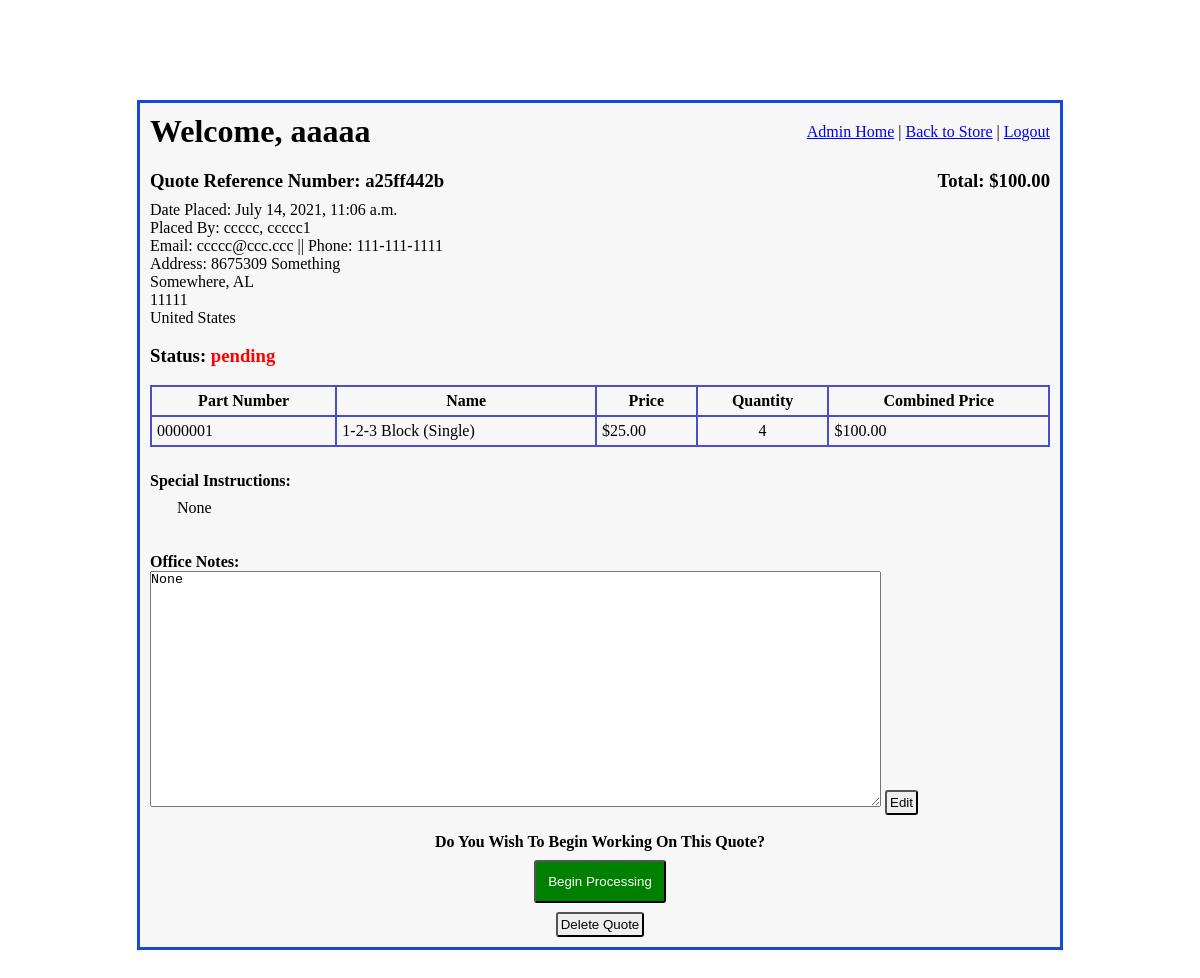
The page /admin_access/view_quote/54 (signed in) on the database as committed earlier.
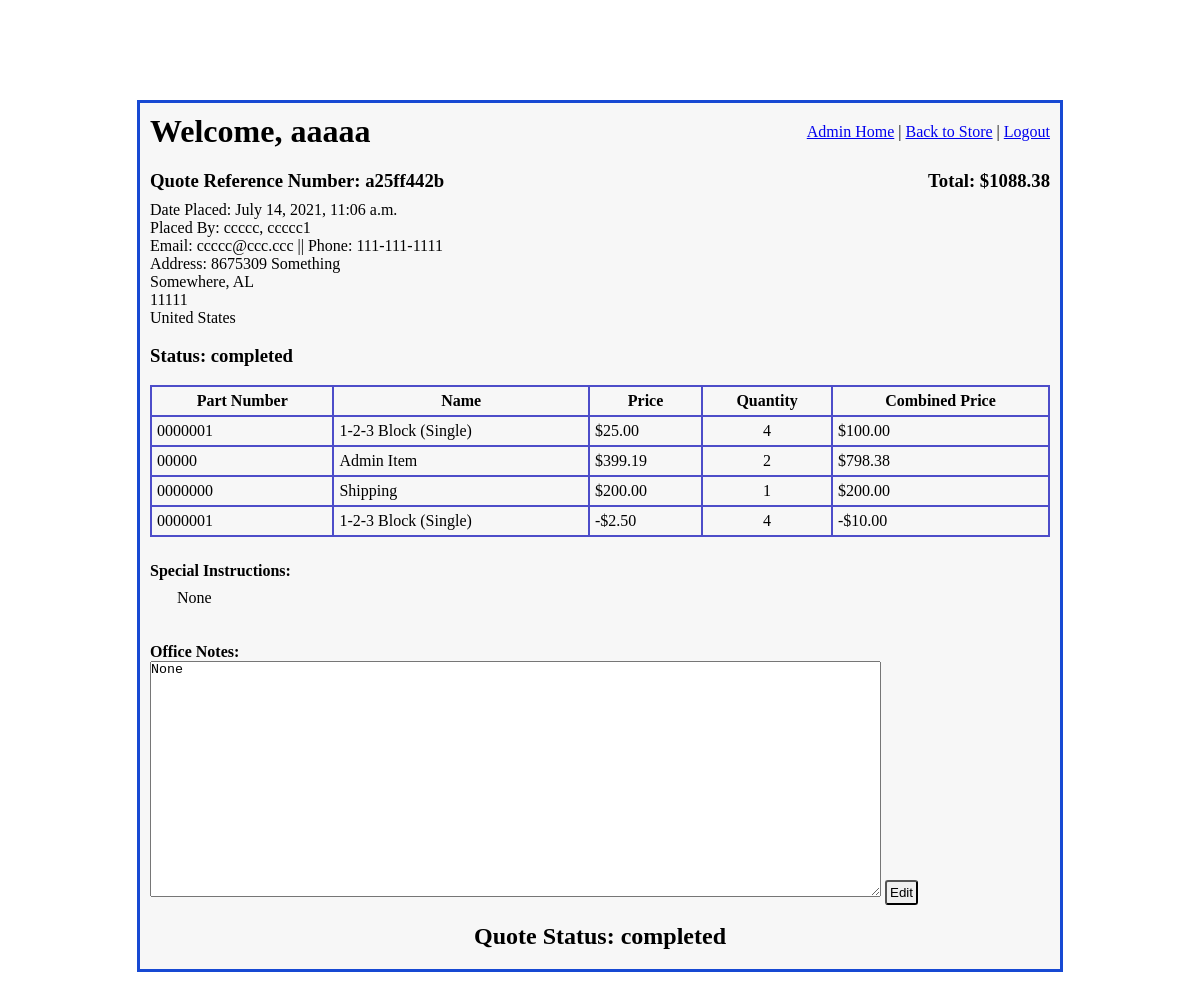
The same page on the database as committed later.
### imgfield_app/models.py (models this page shows)
class Quote(models.Model):
    quoted_by = models.ForeignKey(
        User,
        related_name="user_quotes",
        on_delete=models.CASCADE
    )
    contact_info =  models.ForeignKey(
        ContactInfo,
        related_name="quotes",
        on_delete = models.CASCADE,
        null=True, blank=True,
    )
    ref_number = models.CharField(max_length=10)
    total_price = models.DecimalField(decimal_places=2, max_digits=10, null=True, blank=True)
    status = models.CharField(max_length=27)
    special_instructions = models.TextField(null=True, blank=True)
    office_notes = models.TextField(null=True, blank=True)
    placed_at = models.DateTimeField(auto_now_add=True)
    created_at = models.DateTimeField(auto_now_add=True)
    updated_at = models.DateTimeField(auto_now=True)
    objects = QuoteManager()

class QuoteProduct(models.Model):
    product_on_quote = models.ForeignKey(
        Product,
        related_name="quote_of_product",
        on_delete=models.CASCADE
    )
    quote = models.ForeignKey(
        Quote,
        related_name="quote_product",
        on_delete=models.CASCADE
    )
    quantity = models.IntegerField()
    combined_price = models.DecimalField(decimal_places=2, max_digits=10, null=True, blank=True)
    created_at = models.DateTimeField(auto_now_add=True)
    updated_at = models.DateTimeField(auto_now=True)

class Product(models.Model):
    name = models.CharField(max_length=108)
    part_number = models.CharField(max_length=27)
    manufacturer = models.CharField(max_length=45, null=True, blank= True)
    price = models.DecimalField(decimal_places=2, max_digits=5)
    desc = models.CharField(max_length=189)
    exp_desc = models.TextField(null=True, blank=True)
    quantity_in_stock = models.IntegerField(null=True, blank=True)
    created_at = models.DateTimeField(auto_now_add=True)
    updated_at = models.DateTimeField(auto_now=True)
    objects = ProductManager()

class User(models.Model):
    first_name = models.CharField(max_length=45)
    last_name = models.CharField(max_length=60)
    email = models.CharField(max_length=60)
    password = models.CharField(max_length=60)
    security_level = models.IntegerField()
    created_at = models.DateTimeField(auto_now_add=True)
    updated_at = models.DateTimeField(auto_now=True)
    objects = UserManager()

class ContactInfo(models.Model):
    user = models.ManyToManyField(
        User,
        related_name="user_contact_infos"
    )
    address_1 = models.CharField(max_length=54)
    address_2 = models.CharField(max_length=54, null=True, blank=True)
    city = models.CharField(max_length=54)
    zip_code = models.IntegerField()
    state = models.CharField(max_length=54)
    country = models.CharField(max_length=54)
    phone = models.CharField(max_length=15)
    created_at = models.DateTimeField(auto_now_add=True)
    updated_at = models.DateTimeField(auto_now=True)
    objects = ContactInfoManager()

class QuoteAdminItem(models.Model):
    adminitem_on_quote = models.ForeignKey(
        AdminItem,
        related_name="quote_of_adminitem",
        on_delete=models.CASCADE
    )
    quote = models.ForeignKey(
        Quote,
        related_name="quote_adminitem",
        on_delete=models.CASCADE
    )
    quantity = models.IntegerField()
    combined_price = models.DecimalField(decimal_places=2, max_digits=10, null=True, blank=True)
    is_discount = models.BooleanField(default=False)
    created_at = models.DateTimeField(auto_now_add=True)
    updated_at = models.DateTimeField(auto_now=True)

class AdminItem(models.Model):
    name = models.CharField(max_length=108)
    part_number = models.CharField(max_length=27, null=True, blank= True)
    manufacturer = models.CharField(max_length=45, null=True, blank= True)
    price = models.DecimalField(decimal_places=2, max_digits=10, null=True, blank=True)
    is_discount = models.BooleanField(default=False)
    notes = models.TextField(null=True, blank= True)
    created_at = models.DateTimeField(auto_now_add=True)
    updated_at = models.DateTimeField(auto_now=True)
    objects = AdminItemManager()

### admin_app/views.py (the view)
# urls.py: path('view_quote/<int:quote_id>', views.view_quote),
def view_quote(request, quote_id):
    if 'user_id' in request.session:
        logged_user = User.objects.get(id=request.session['user_id'])
        if logged_user.security_level > 4:
            quote = Quote.objects.get(id=quote_id)
            all_quoteproducts = QuoteProduct.objects.filter(quote=quote)
            all_quoteitems = QuoteItem.objects.filter(quote=quote)
            all_quote_adminitems = QuoteAdminItem.objects.filter(quote=quote)
            context = {
                'logged_user': logged_user,
                'quote': quote,
                'products': all_quoteproducts,
                'items': all_quoteitems,
                'adminitems': all_quote_adminitems,
            }
            return render(request, "admin_view_quote.html", context)
    return redirect("/")

### admin_app/templates/admin_view_quote.html (shortened to what the changed rows need)
<!DOCTYPE html>
<html lang="en">
<head>
    {% load static %}
    <link rel="stylesheet" href="{% static 'css/admin_main.css' %}">
    <link rel="stylesheet" href="{% static 'css/admin_view_quote.css' %}">
</head>
<body>
    <div id="wrapper">
        <div id="header">
            <h1>Welcome, {{ logged_user.first_name }}</h1>
        </div>
        <div id="content">
            <div id="quote_head">
                <h3>Quote Reference Number: {{ quote.ref_number }} </h3>
                <h3 id="total">Total: ${{ quote.total_price }}</h3>
            </div>
            <div id="order_info">
                <p>Date Placed: {{quote.placed_at }}</p>
                <p>Placed By: {{ quote.quoted_by.last_name }}, {{ quote.quoted_by.first_name }}</p>
                <p>Email: {{ quote.quoted_by.email }} || Phone: {{ quote.contact_info.phone }}</p>
                <p>Address: {{ quote.contact_info.address_1 }}</p>
                <p id="line3">{{ quote.contact_info.city }}, {{ quote.contact_info.state }}</p>
                <p id="line4">{{ quote.contact_info.zip_code }}</p>
                <p id="line5">{{ quote.contact_info.country }}</p>
                <h3> Status:
                {% if quote.status == "pending" %}
                    <span class="red">{{ quote.status }}</span>
                {% elif quote.status == "in process" %}
                    <span class="green">{{ quote.status }}</span>
                {% else %}
                <span>{{ quote.status }}</span>
                {% endif %}
                </h3>
            </div>
            <table>
                <tr>
                    <th>Part Number</th>
                    <th>Name</th>
                    <th>Price</th>
                    <th>Quantity</th>
                    <th>Combined Price</th>
                </tr>
                {% for product in products %}
                <tr>
                    <td>{{ product.product_on_quote.part_number }}</td>
                    <td>{{ product.product_on_quote.name }}</td>
                    <td>${{ product.product_on_quote.price }}</td>
                    <td>
                        <div class="prod_quant">
                            <p>{{ product.quantity }}</p>
                        </div>
                    </td>
                    <td>${{ product.combined_price }}</td>
                </tr>
                {% endfor %}
                {% for adminitem in adminitems %}
                <tr>
                    <td>{{ adminitem.adminitem_on_quote.part_number }}</td>
                    <td>{{ adminitem.adminitem_on_quote.name }}</td>
                    {% if adminitem.is_discount %}
                        <td>-${{ adminitem.adminitem_on_quote.price }}</td>
                    {% else %}
                        <td>${{ adminitem.adminitem_on_quote.price }}</td>
                    {% endif %}
                    <td>
                        <div class="prod_quant">
                            <p>{{ adminitem.quantity }}</p>
                        </div>
                    </td>
                    {% if adminitem.is_discount%}
                        <td>-${{ adminitem.combined_price }}</td>
                    {%else%}
                        <td>${{ adminitem.combined_price }}</td>
                    {% endif %}
                </tr>
                {% endfor %}
            </table>
            <div id="special_instructions">
                <h4>Special Instructions: </h4>
                <p>{{ quote.special_instructions }}</p>
            </div>
            <div id="office_notes">
                <form action="/admin_access/edit_off_notes" method="POST">
                    <textarea name="office_notes">{{ quote.office_notes }}</textarea>
                    <button type="submit">Edit</button>
                </form>
            </div>
            <div id="process_quote">
                {% if quote.status == "pending" %}
                <h4>Do You Wish To Begin Working On This Quote?</h4>
                <form action="/admin_access/begin_processing_quote" method="POST">
                    <button id="begin_proc_btn" type="submit">Begin Processing</button>
                </form>
                {% else %}
                <h2>Quote Status: {{ quote.status }}</h2>
                {% endif %}
            </div>
            <div id="dlt_quote_btn">
                {% if quote.status == "pending" or quote.status == "in process" %}
                <button type="submit"><a href="/admin_access/confirm_delete_quote/{{ quote.id }}">Delete
                        Quote</a></button>
                {% endif %}
            </div>
        </div>
    </div>
</body>
</html>

Rows that differ between the two databases and show on the page:
changed Quote "a25ff442b": total_price "100.00" → "1088.38"; status (not shown) → "completed"; status "pending" → "completed"
added QuoteAdminItem: adminitem_on_quote.part_number "00000", adminitem_on_quote.name "Admin Item", adminitem_on_quote.price "399.19", quantity "2", combined_price "798.38"
added QuoteAdminItem: adminitem_on_quote.part_number "0000000", adminitem_on_quote.name "Shipping", adminitem_on_quote.price "200.00", quantity "1", combined_price "200.00"
added QuoteAdminItem: adminitem_on_quote.part_number "0000001", adminitem_on_quote.name "1-2-3 Block (Single)", adminitem_on_quote.price "2.50", quantity "4", combined_price "10.00"
Other text that changed with them:
text no longer shown: "Do You Wish To Begin Working On This Quote? Begin Processing Delete Quote"
text now shown: "Quote Status:"
